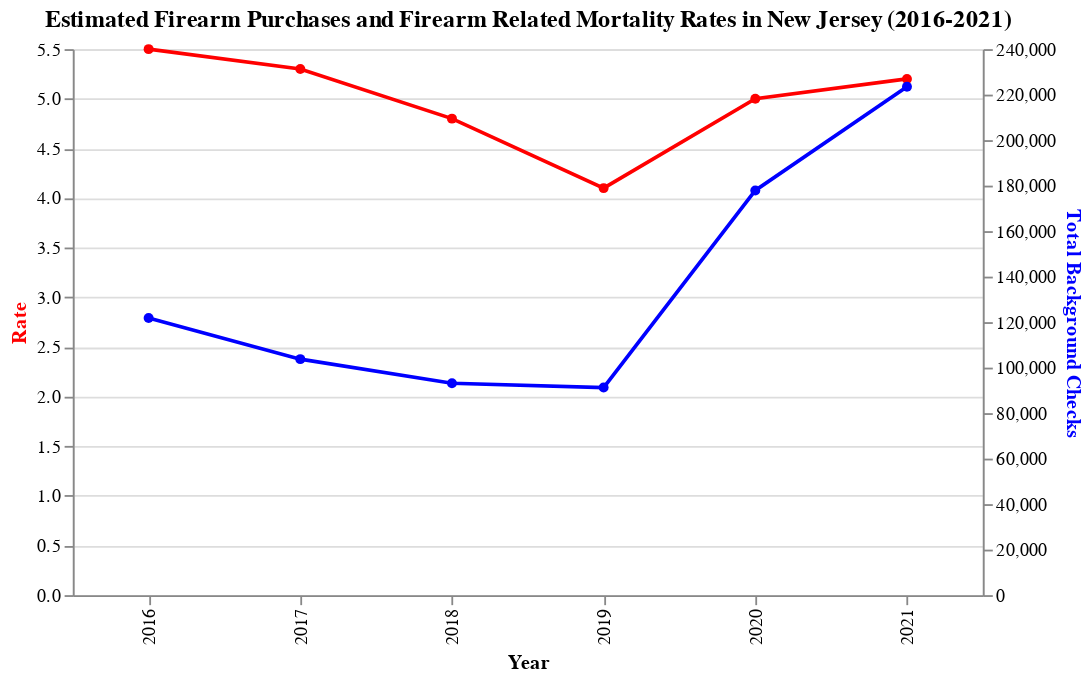

Notebook cell for this chart:
### Code cell
base_nj = alt.Chart(data_nj).encode(
    alt.X('Year:N', axis=alt.Axis(title='Year'))  # 'Year' as ordinal
)

# Creating the line chart for the 'Rate' on the left y-axis
rate_chart_nj = base_nj.mark_line(point=True, color='red').encode(
    alt.Y('Rate:Q', axis=alt.Axis(title='Rate', titleColor='red')),
    tooltip = ["Year", "Rate"],
    color = alt.value("red")
)

# Creating the line chart for the 'Total Background Checks' on the right y-axis
deaths_chart_nj = base_nj.mark_line(point=True, color='blue').encode(
    alt.Y('Total Background Check Requests:Q', axis=alt.Axis(title='Total Background Checks', titleColor='blue')),
    tooltip = ["Year", "Total Background Check Requests"],
    color = alt.value("blue")
)

# Combining both charts
chart_nj = alt.layer(rate_chart_nj, deaths_chart_nj).resolve_scale(
    y='independent'
).properties(
    title='Estimated Firearm Purchases and Firearm Related Mortality Rates in New Jersey (2016-2021)',
    width=500,  # You can adjust the width to fit your display or preferences
    height=300  # You can adjust the height as well
)

chart_nj

### Figure 1 — Vega-Lite specification as saved in the notebook (floating-point values rounded to 4 significant figures)
{"config": {"view": {"continuousWidth": 300, "continuousHeight": 300}}, "layer": [{"mark": {"type": "line", "color": "red", "point": true}, "encoding": {"color": {"value": "red"}, "tooltip": [{"field": "Year", "type": "quantitative"}, {"field": "Rate", "type": "quantitative"}], "x": {"axis": {"title": "Year"}, "field": "Year", "type": "nominal"}, "y": {"axis": {"title": "Rate", "titleColor": "red"}, "field": "Rate", "type": "quantitative"}}}, {"mark": {"type": "line", "color": "blue", "point": true}, "encoding": {"color": {"value": "blue"}, "tooltip": [{"field": "Year", "type": "quantitative"}, {"field": "Total Background Check Requests", "type": "quantitative"}], "x": {"axis": {"title": "Year"}, "field": "Year", "type": "nominal"}, "y": {"axis": {"title": "Total Background Checks", "titleColor": "blue"}, "field": "Total Background Check Requests", "type": "quantitative"}}}], "data": {"name": "data-ddfaa53a96adcf893893f875e1b54a30"}, "height": 300, "resolve": {"scale": {"y": "independent"}}, "title": "Estimated Firearm Purchases and Firearm Related Mortality Rates in New Jersey (2016-2021)", "width": 500, "$schema": "https://vega.github.io/schema/vega-lite/v5.16.3.json", "datasets": {"data-ddfaa53a96adcf893893f875e1b54a30": [{"Year": 2021, "State": "NJ", "Rate": 5.2, "Deaths": 475, "Total Background Check Requests": 223437, "Notes ": null}, {"Year": 2020, "State": "NJ", "Rate": 5.0, "Deaths": 443, "Total Background Check Requests": 177901, "Notes ": null}, {"Year": 2019, "State": "NJ", "Rate": 4.1, "Deaths": 368, "Total Background Check Requests": 91257, "Notes ": null}, {"Year": 2018, "State": "NJ", "Rate": 4.8, "Deaths": 420, "Total Background Check Requests": 93124, "Notes ": null}, {"Year": 2017, "State": "NJ", "Rate": 5.3, "Deaths": 478, "Total Background Check Requests": 103739, "Notes ": null}, {"Year": 2016, "State": "NJ", "Rate": 5.5, "Deaths": 485, "Total Background Check Requests": 121853, "Notes ": null}]}}
